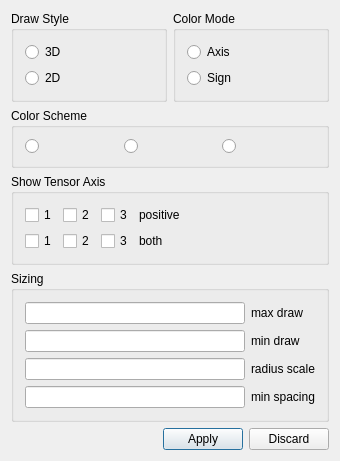
<?xml version="1.0" encoding="UTF-8"?>
<ui version="4.0">
 <class>QtPrincipalAxisDialogBaseUi</class>
 <widget class="QDialog" name="QtPrincipalAxisDialogBaseUi">
  <property name="geometry">
   <rect>
    <x>0</x>
    <y>0</y>
    <width>340</width>
    <height>450</height>
   </rect>
  </property>
  <property name="minimumSize">
   <size>
    <width>340</width>
    <height>0</height>
   </size>
  </property>
  <property name="windowTitle">
   <string>Principal Axis Configuration</string>
  </property>
  <layout class="QVBoxLayout">
   <item>
    <layout class="QHBoxLayout">
     <item>
      <widget class="QGroupBox" name="groupBox_3">
       <property name="title">
        <string>Draw Style</string>
       </property>
       <layout class="QVBoxLayout">
        <item>
         <widget class="QRadioButton" name="drawStyle3D">
          <property name="text">
           <string>3D</string>
          </property>
         </widget>
        </item>
        <item>
         <widget class="QRadioButton" name="drawStyle2D">
          <property name="text">
           <string>2D</string>
          </property>
         </widget>
        </item>
       </layout>
      </widget>
     </item>
     <item>
      <widget class="QGroupBox" name="groupBox_4">
       <property name="title">
        <string>Color Mode</string>
       </property>
       <layout class="QVBoxLayout">
        <item>
         <widget class="QRadioButton" name="colorModeAxis">
          <property name="text">
           <string>Axis</string>
          </property>
         </widget>
        </item>
        <item>
         <widget class="QRadioButton" name="colorModeSign">
          <property name="text">
           <string>Sign</string>
          </property>
         </widget>
        </item>
       </layout>
      </widget>
     </item>
    </layout>
   </item>
   <item>
    <widget class="QGroupBox" name="groupBox_5">
     <property name="visible">
      <bool>false</bool>
     </property>
     <property name="title">
      <string>Color Scheme</string>
     </property>
     <layout class="QHBoxLayout" name="horizontalLayout">
      <item>
       <widget class="QRadioButton" name="colorscheme_1_rb">
        <property name="text">
         <string/>
        </property>
        <property name="icon">
         <iconset resource="../ACG-resources.qrc">
          <normaloff>:/ACG/Icons/PrincipalAxis_CS1.png</normaloff>:/ACG/Icons/PrincipalAxis_CS1.png</iconset>
        </property>
        <property name="iconSize">
         <size>
          <width>64</width>
          <height>64</height>
         </size>
        </property>
       </widget>
      </item>
      <item>
       <widget class="QRadioButton" name="colorscheme_2_rb">
        <property name="text">
         <string/>
        </property>
        <property name="icon">
         <iconset resource="../ACG-resources.qrc">
          <normaloff>:/ACG/Icons/PrincipalAxis_CS2.png</normaloff>:/ACG/Icons/PrincipalAxis_CS2.png</iconset>
        </property>
        <property name="iconSize">
         <size>
          <width>64</width>
          <height>64</height>
         </size>
        </property>
       </widget>
      </item>
      <item>
       <widget class="QRadioButton" name="colorscheme_3_rb">
        <property name="text">
         <string/>
        </property>
        <property name="icon">
         <iconset resource="../ACG-resources.qrc">
          <normaloff>:/ACG/Icons/PrincipalAxis_CS3.png</normaloff>:/ACG/Icons/PrincipalAxis_CS3.png</iconset>
        </property>
        <property name="iconSize">
         <size>
          <width>64</width>
          <height>64</height>
         </size>
        </property>
       </widget>
      </item>
     </layout>
    </widget>
   </item>
   <item>
    <widget class="QGroupBox" name="groupBox_2">
     <property name="title">
      <string>Show Tensor Axis</string>
     </property>
     <layout class="QHBoxLayout" stretch="0,1">
      <item>
       <layout class="QGridLayout">
        <item row="0" column="0">
         <widget class="QCheckBox" name="showTensor1">
          <property name="text">
           <string>1</string>
          </property>
         </widget>
        </item>
        <item row="0" column="1">
         <widget class="QCheckBox" name="showTensor2">
          <property name="text">
           <string>2</string>
          </property>
         </widget>
        </item>
        <item row="0" column="2">
         <widget class="QCheckBox" name="showTensor3">
          <property name="text">
           <string>3</string>
          </property>
         </widget>
        </item>
        <item row="1" column="0">
         <widget class="QCheckBox" name="showTensor1B">
          <property name="text">
           <string>1</string>
          </property>
         </widget>
        </item>
        <item row="1" column="1">
         <widget class="QCheckBox" name="showTensor2B">
          <property name="text">
           <string>2</string>
          </property>
         </widget>
        </item>
        <item row="1" column="2">
         <widget class="QCheckBox" name="showTensor3B">
          <property name="text">
           <string>3</string>
          </property>
         </widget>
        </item>
       </layout>
      </item>
      <item>
       <layout class="QVBoxLayout">
        <item>
         <widget class="QLabel" name="textLabel1_4">
          <property name="text">
           <string>positive</string>
          </property>
          <property name="wordWrap">
           <bool>false</bool>
          </property>
         </widget>
        </item>
        <item>
         <widget class="QLabel" name="textLabel1_4_2">
          <property name="text">
           <string>both</string>
          </property>
          <property name="wordWrap">
           <bool>false</bool>
          </property>
         </widget>
        </item>
       </layout>
      </item>
     </layout>
    </widget>
   </item>
   <item>
    <widget class="QGroupBox" name="groupBox">
     <property name="title">
      <string>Sizing</string>
     </property>
     <layout class="QHBoxLayout">
      <item>
       <layout class="QVBoxLayout">
        <item>
         <widget class="QLineEdit" name="maxDrawRadius"/>
        </item>
        <item>
         <widget class="QLineEdit" name="minDrawRadius"/>
        </item>
        <item>
         <widget class="QLineEdit" name="radiusScale"/>
        </item>
        <item>
         <widget class="QLineEdit" name="minSpacing"/>
        </item>
       </layout>
      </item>
      <item>
       <layout class="QVBoxLayout">
        <item>
         <widget class="QLabel" name="textLabel1">
          <property name="text">
           <string>max draw</string>
          </property>
          <property name="wordWrap">
           <bool>false</bool>
          </property>
         </widget>
        </item>
        <item>
         <widget class="QLabel" name="textLabel1_2">
          <property name="text">
           <string>min draw</string>
          </property>
          <property name="wordWrap">
           <bool>false</bool>
          </property>
         </widget>
        </item>
        <item>
         <widget class="QLabel" name="textLabel1_3">
          <property name="text">
           <string>radius scale</string>
          </property>
          <property name="wordWrap">
           <bool>false</bool>
          </property>
         </widget>
        </item>
        <item>
         <widget class="QLabel" name="textLabel1_5">
          <property name="text">
           <string>min spacing</string>
          </property>
         </widget>
        </item>
       </layout>
      </item>
     </layout>
    </widget>
   </item>
   <item>
    <spacer name="verticalSpacer">
     <property name="orientation">
      <enum>Qt::Vertical</enum>
     </property>
     <property name="sizeHint" stdset="0">
      <size>
       <width>0</width>
       <height>0</height>
      </size>
     </property>
    </spacer>
   </item>
   <item>
    <layout class="QHBoxLayout">
     <item>
      <spacer name="horizontalSpacer">
       <property name="orientation">
        <enum>Qt::Horizontal</enum>
       </property>
       <property name="sizeHint" stdset="0">
        <size>
         <width>0</width>
         <height>0</height>
        </size>
       </property>
      </spacer>
     </item>
     <item>
      <widget class="QPushButton" name="OkButton">
       <property name="text">
        <string>Apply</string>
       </property>
      </widget>
     </item>
     <item>
      <widget class="QPushButton" name="CancelButton">
       <property name="text">
        <string>Discard</string>
       </property>
      </widget>
     </item>
    </layout>
   </item>
  </layout>
 </widget>
 <layoutdefault spacing="6" margin="11"/>
 <pixmapfunction>qPixmapFromMimeSource</pixmapfunction>
 <resources>
  <include location="../ACG-resources.qrc"/>
 </resources>
 <connections>
  <connection>
   <sender>colorModeAxis</sender>
   <signal>toggled(bool)</signal>
   <receiver>groupBox_5</receiver>
   <slot>setVisible(bool)</slot>
   <hints>
    <hint type="sourcelabel">
     <x>229</x>
     <y>41</y>
    </hint>
    <hint type="destinationlabel">
     <x>99</x>
     <y>100</y>
    </hint>
   </hints>
  </connection>
 </connections>
</ui>
